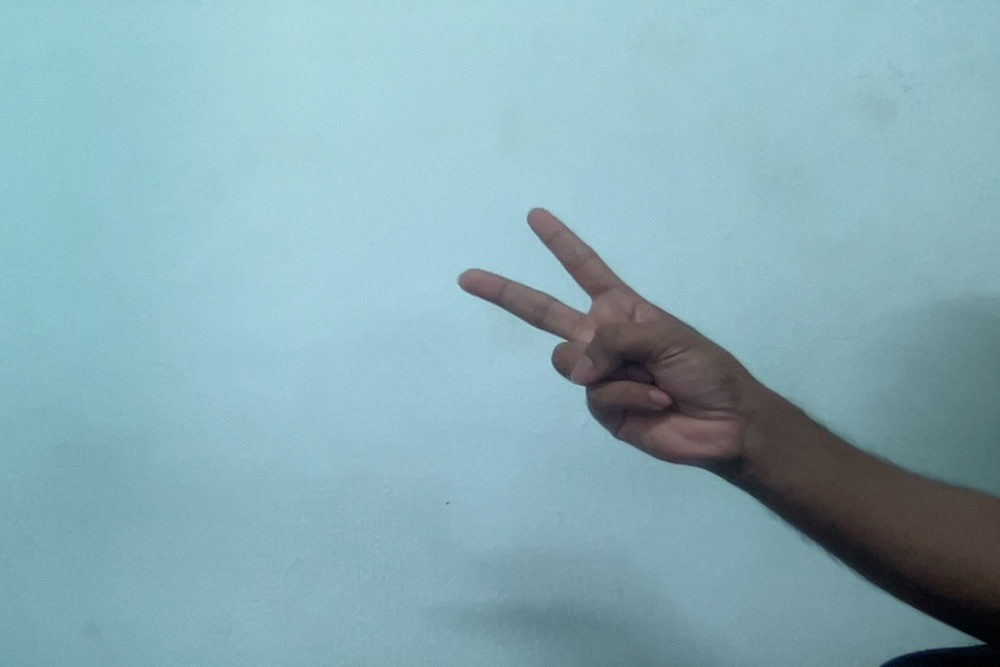
#> input picture data/twome.jpg, 1000 x 667 px, shrunk from 1440 x 960 before the run
$ python main.py
#> lines starting #> are read from the running program, lines starting #| are printed output that depends on the picture; after the words box and inside, x2 and y2 are one past the last pixel; in counts of white or black regions, pixels touching at a corner belong together
from cgi import print_arguments
import cv2 as cv
import numpy as np
import time

# [4 lines of commented-out code are left out]

def skin_mask(img):
    hsv_image = cv.cvtColor(img,cv.COLOR_BGR2HSV) # convert the rgb image to hsv
    lower = np.array([0, 48, 80], dtype = "uint8") # lower and upper hsv values for skin
    upper = np.array([20, 255, 255], dtype = "uint8")
    skin_region = cv.inRange(hsv_image,lower,upper) #get the skin coloured region
    blurred = cv.blur(skin_region, (2,2)) #blur to correctly get external contour
    ret,thresh = cv.threshold(blurred,0,255,cv.THRESH_BINARY)
    cv.imshow("thresh", thresh)
    cv.waitKey()
    return thresh

def draw_contours(thresh,img):
    contours,hierarchy = cv.findContours(thresh,cv.RETR_EXTERNAL,cv.CHAIN_APPROX_SIMPLE) #obtain contours from thresh
    # contours = max(contours, key=lambda x: cv.contourArea(x))
    cv.drawContours(img,contours,-1,(255,255,0),2)
    # cv.imshow("contours",img)
    # cv.waitKey()
    return contours

def convex_hull(contours,img):
    contour = max(contours, key=lambda x: cv.contourArea(x)) #find the contour with max area
    hull = cv.convexHull(contour,returnPoints=False)
    # cv.drawContours(img, [hull], -1, (0, 255, 255), 2)
    # cv.imshow("hull", img)
    # cv.waitKey()
    return hull

def calculate_fingers_from_convexity_defects(contours,hull,img):
    contour = max(contours, key=lambda x: cv.contourArea(x)) #find the contour with max area
    defects =cv.convexityDefects(contour,hull)
    count=0
    if defects is not None:
        for i in range(defects.shape[0]):
            start_point,end_point,farthest_point,distance =defects[i][0] # obtain the start etc position of the point in the contour
            start = tuple(contour[start_point][0]) # find the acutal cordinates of the points
            end = tuple(contour[end_point][0])
            far = tuple(contour[farthest_point][0])

            a = np.sqrt((end[0] - start[0]) ** 2 + (end[1] - start[1]) ** 2) #get the length of the sides
            b = np.sqrt((far[0] - start[0]) ** 2 + (far[1] - start[1]) ** 2)
            c = np.sqrt((end[0] - far[0]) ** 2 + (end[1] - far[1]) ** 2)

            angle = np.arccos((b ** 2 + c ** 2 - a ** 2) / (2 * b * c)) # cosine theorem

            if angle <= np.pi / 2:  # angle less than 90 degree, treat as fingers
                count += 1  #increase the number of fingers
                cv.circle(img, far, 4, [0, 0, 255], -1) # draw a circle showing the farthest point

    if count > 0:
        count = count+1
    cv.putText(img, str(count), (0, 50), cv.FONT_HERSHEY_SIMPLEX,1, (255, 0, 0) , 2, cv.LINE_AA)
    # cv.imshow("hull", img)
    # cv.waitKey()


if __name__=="__main__":
    img_path = "data/twome.jpg"
    img = cv.imread(img_path)
#> img is the input picture: shape (667, 1000, 3); mean B, G, R 182.1, 173.1, 136.2
    thresh =skin_mask(img)
#> in skin_mask, `hsv_image = cv.cvtColor(img,cv.COLOR_BGR2HSV)`: hsv_image: shape (667, 1000, 3); mean H, S, V 93.3, 66.5, 183.1
#> in skin_mask, `skin_region = cv.inRange(hsv_image,lower,upper)`:
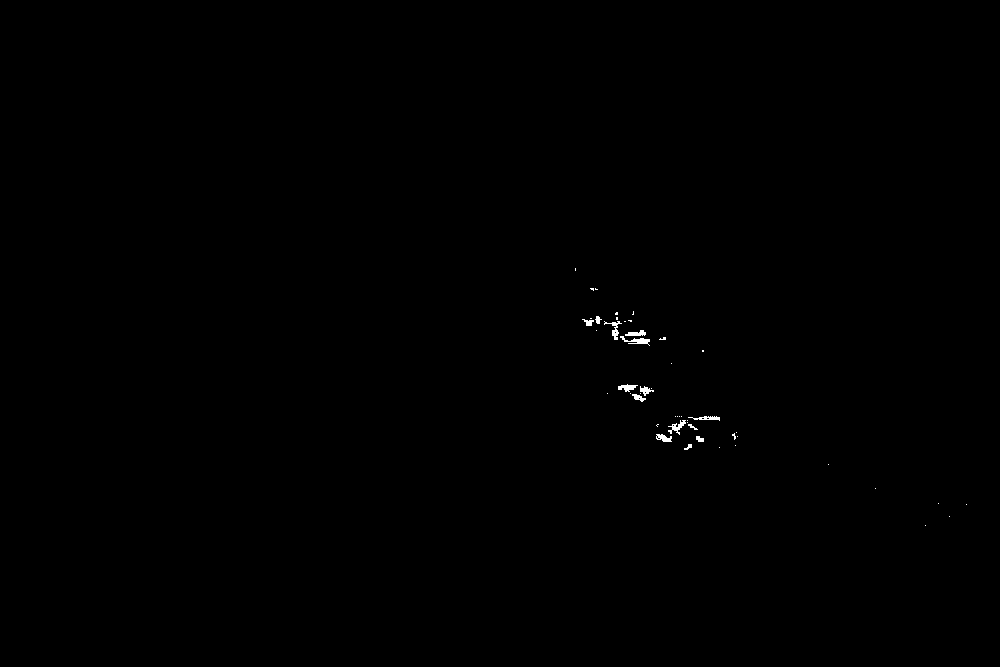
#> skin_region: shape (667, 1000); 0.16% white; 49 white regions (35 under 20 px), largest, box (x1, y1, x2, y2) and area: (620, 336, 650, 346) 118, (668, 420, 686, 435) 103, (604, 321, 622, 340) 102
#> in skin_mask, `ret,thresh = cv.threshold(blurred,0,255,cv.THRESH_BINARY)`:
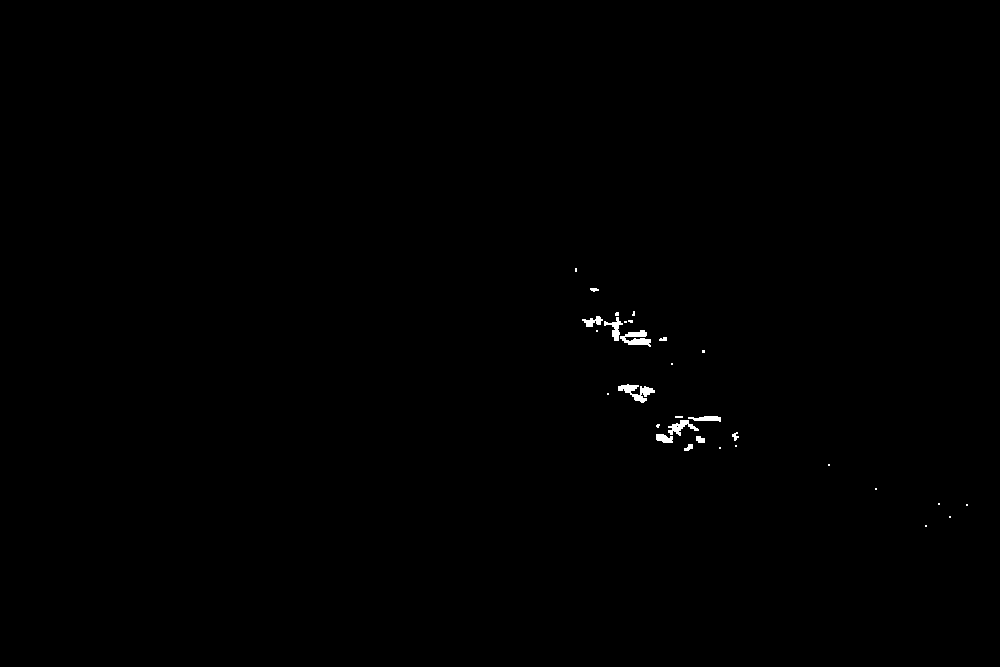
#> thresh: shape (667, 1000); 0.25% white; 31 white regions (19 under 20 px)
    contours=draw_contours(thresh,img)
#> in draw_contours, `contours,hierarchy = cv.findContours(thresh,cv.RETR_EXTERNAL,cv.CHAIN_..`: contours = 31 contours, 21 with area under 20; largest, box (x1, y1, x2, y2) and area: (618, 384, 655, 403) 245, (620, 330, 651, 347) 224, (668, 420, 699, 436) 157, (604, 317, 623, 341) 128, (688, 416, 721, 422) 96
#> in draw_contours, `cv.drawContours(img,contours,-1,(255,255,0),2)`:
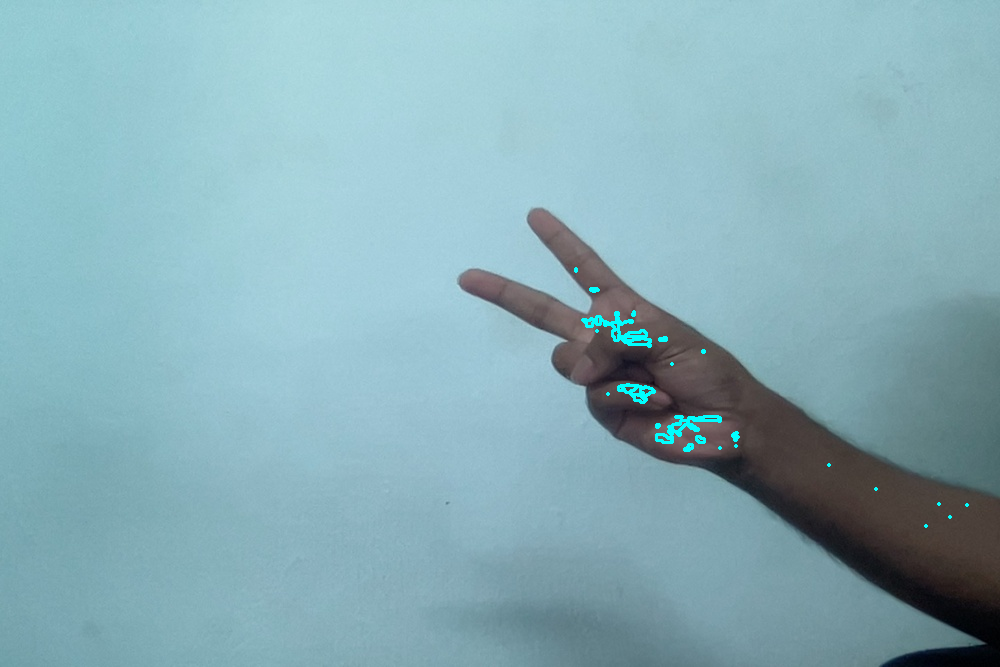
#> img: shape (667, 1000, 3); 0.37% of pixels changed, all inside (x1, y1, x2, y2) = (574, 267, 969, 528)
    hull= convex_hull(contours,img)
#> in convex_hull, `contour = max(contours, key=lambda x: cv.contourArea(x))`: contour = contour of 81 points, box (x1, y1, x2, y2) (618, 384, 655, 403), area 245
#> in convex_hull, `hull = cv.convexHull(contour,returnPoints=False)`: hull = [80, 78, 55, 51, 48, 47, 27, 25, 24, 22, 5, 4, 2, 0]
    calculate_fingers_from_convexity_defects(contours,hull,img)
#> in calculate_fingers_from_convexity_defects, `defects =cv.convexityDefects(contour,hull)`: defects = [[0, 2, 1, 210], [2, 4, 3, 162], [5, 22, 8, 1090], [22, 24, 23, 324], [25, 27, 26, 142], [27, 47, 35, 2172], [48, 51, 49, 181], [51, 55, 52, 211], [55, 78, 65, 2534], [78, 80, 79, 229]]
#> the loop in calculate_fingers_from_convexity_defects, `for i in range(defects.shape[0]):` made 10 passes
#> (start_point, end_point, farthest_point, distance, start, end, far, a) on passes 1 to 10: (0, 2, 1, 210, (627, 384), (621, 385), (626, 385), 6.08), (2, 4, 3, 162, (621, 385), (618, 386), (620, 386), 3.16), (5, 22, 8, 1090, (618, 390), (635, 400), (623, 388), 19.72), (22, 24, 23, 324, (635, 400), (641, 402), (639, 400), 6.32), (25, 27, 26, 142, (643, 402), (646, 400), (645, 400), 3.61), (27, 47, 35, 2172, (646, 400), (654, 392), (641, 393), 11.31), (48, 51, 49, 181, (654, 390), (652, 388), (653, 390), 2.83), (51, 55, 52, 211, (652, 388), (645, 386), (649, 388), 7.28), (55, 78, 65, 2534, (645, 386), (638, 385), (638, 395), 7.07), (78, 80, 79, 229, (638, 385), (628, 384), (629, 385), 10.05)
#> after the loop in calculate_fingers_from_convexity_defects, `for i in range(defects.shape[0]):`: img: shape (667, 1000, 3); 0.01% of pixels changed, all inside (x1, y1, x2, y2) = (634, 389, 646, 400)
#> after the loop in calculate_fingers_from_convexity_defects, `for i in range(defects.shape[0]):`: count = 2
#> in calculate_fingers_from_convexity_defects, `count = count+1`: count = 3
#> in calculate_fingers_from_convexity_defects, `cv.putText(img, str(count), (0, 50), cv.FONT_HERSHEY_SIMPLEX,1, (255, ..`: img: shape (667, 1000, 3); mean B, G, R 182.7, 173.6, 135.8
